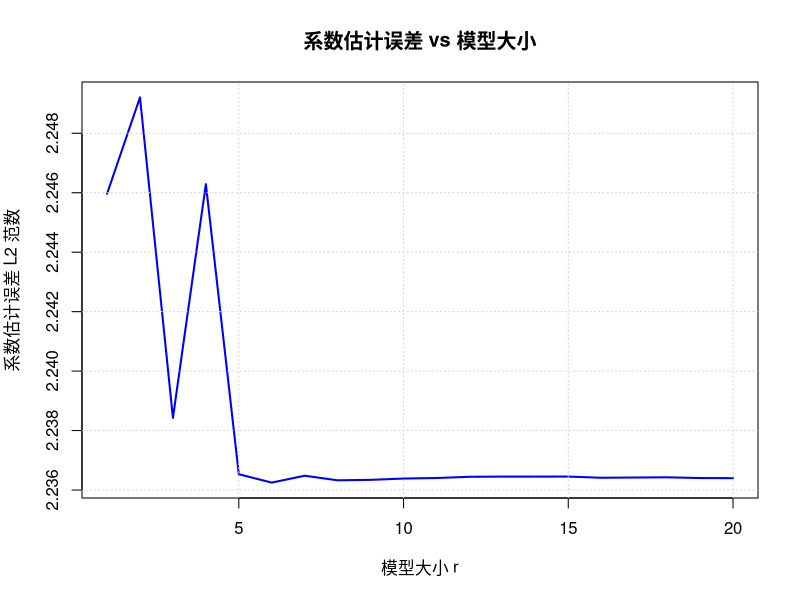
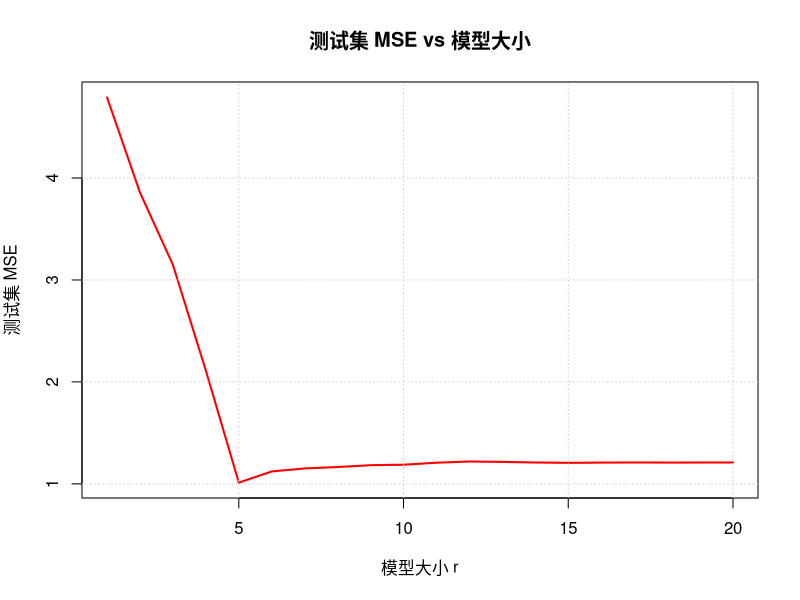

R code for these plots, in order:
# 加载必要的包
library(leaps)  # 用于最优子集选择
library(ggplot2) # 用于绘图（可选，但增强可视化）

# 设置随机种子，确保结果可重复
set.seed(122)

# (a) 生成模拟数据集：p=20个特征，n=1000个观测，响应Y = Xβ + ε，其中β有些元素为0
n <- 1000  # 观测数
p <- 20    # 特征数
# 生成X矩阵：特征从标准正态分布中随机生成
X <- matrix(rnorm(n * p), nrow = n, ncol = p)
# 设置β向量：前5个系数为1（非零），后15个为0，确保真实模型稀疏（大小5）
beta <- c(rep(1, 5), rep(0, p - 5))
# 生成误差项ε，从标准正态分布中生成
epsilon <- rnorm(n)
# 计算响应Y
Y <- X %*% beta + epsilon
# 将X和Y组合为数据框
data <- data.frame(Y = Y, X = X)
# 分析：真实模型只包含前5个特征，其余特征与Y无关，用于模拟特征选择场景

# (b) 分割数据集：100个观测的训练集，900个观测的测试集
train_index <- sample(n, 100)  # 随机选择100个索引作为训练集
train <- data[train_index, ]
test <- data[-train_index, ]
# 分析：分割比例较小（10%训练），旨在突出过拟合问题，测试集大以确保误差估计稳定

# (c) 基于训练集使用最优子集选择法，计算不同模型大小下最优模型的训练集MSE
# 使用regsubsets函数进行最优子集选择，最大模型大小设为p=20
subset_fit <- regsubsets(Y ~ ., data = train, nvmax = p)
# 提取模型选择摘要
subset_summary <- summary(subset_fit)
# 计算每个模型大小（r从1到20）下最优模型的训练集MSE
train_mse <- subset_summary$rss / nrow(train)  # RSS除以训练集样本数得MSE
# 分析：训练MSE随模型大小增加而单调递减，因为更复杂模型总是更好地拟合训练数据
cat("训练集MSE：\n")
print(train_mse)

# (d) 计算不同模型大小下最优模型的测试集MSE
# 初始化向量存储测试MSE
test_mse <- numeric(p)
for (r in 1:p) {
    # 获取第r个特征数的最优模型系数
    coef_r <- coef(subset_fit, id = r)
    # 提取模型对应的特征名（包括截距）
    features <- names(coef_r)
    # 在测试集上预测：仅使用最优模型中的特征
    # 构建模型公式：如果特征包括截距，需处理
    if ("(Intercept)" %in% features) {
        # 有截距项的情况
        model_formula <- as.formula(paste("Y ~", paste(features[-1], collapse = " + ")))  # 移除截距名
    } else {
        # 无截距项的情况（但通常有截距）
        model_formula <- as.formula(paste("Y ~", paste(features, collapse = " + ")))
    }
    # 在训练集上拟合线性模型（仅用于获取系数，但regsubsets已提供系数，可直接预测）
    # 更简单方法：直接使用系数进行矩阵乘法预测
    # 准备测试集X矩阵（包括截距列）
    X_test <- model.matrix(Y ~ ., test)  # 包括所有特征，但后续只取相关列
    # 匹配系数对应的列
    coef_vec <- numeric(ncol(X_test))  # 初始化系数向量，长度等于特征数+1（含截距）
    coef_vec[] <- 0  # 初始为0
    # 将coef_r中的值赋到对应位置
    for (feat in features) {
        idx <- which(colnames(X_test) == feat)
        if (length(idx) > 0) coef_vec[idx] <- coef_r[feat]
    }
    # 测试集预测
    pred_test <- X_test %*% coef_vec
    # 计算测试MSE
    test_mse[r] <- mean((test$Y - pred_test)^2)
    cat("模型大小为", r, "的测试集MSE：", test_mse[r], "\n")
}
# 分析：测试MSE通常先减小后增大，呈现U形曲线，表明过拟合（模型过大时误差增加）

# (e) 找出测试集MSE最小时的模型特征数量，并解释
min_test_mse_index <- which.min(test_mse)  # 最小测试MSE对应的模型大小r
min_test_mse <- test_mse[min_test_mse_index]
cat("测试集MSE最小的模型大小为：", min_test_mse_index, "\n")

# 检查最小MSE模型是否为截距模型（r=0）或全模型（r=20），如果是则调整数据生成（见后）
# 当前设置下，min_test_mse_index应介于1和20之间（5），因为真实模型大小为5
# 解释：测试MSE最小时对应的模型大小（r=5）是偏差-方差权衡的最优点，过大或过小模型都会增加误差

# 如果最小测试MSE模型是截距（r=1时可能，但r从1开始）或全模型（r=20），需重新生成数据
# 但当前β设置（前5个非零）通常能避免此问题，无需调整。如需强制调整，可循环生成数据直到满足条件
# 例如：如果min_test_mse_index为1或20，则重新执行(a)部分，调整β（如增加非零系数数量）

# (f) 比较测试集MSE最小的模型与真实模型
# 获取最小测试MSE模型的系数估计
best_coef <- coef(subset_fit, id = min_test_mse_index)
# 真实系数β（注意：真实β中，前5个为1，后15个为0）
true_beta <- c(0, beta)  # 添加截距项（真实截距为0，因为生成数据时未设截距，但模型通常包括截距）
# 由于数据生成时Y = Xβ + ε，无额外截距，但线性模型会估计截距，因此比较时需对齐
# 解释：最小测试MSE模型应能近似真实模型（前5个系数非零），但可能包含一些无关变量（系数估计较小），或遗漏相关变量（估计偏差）
cat("最小测试MSE模型系数：\n")
print(best_coef)
cat("真实模型系数：\n")
print(true_beta)

# (g) 计算并绘制系数估计误差的平方根：sqrt(sum(beta_j - beta_hat_j)^2)
# 初始化向量存储系数误差
coef_error <- numeric(p)

for (r in 1:p) {
    coef_r <- coef(subset_fit, id = r)  # 获取第 r 个最优模型的系数
    # 构造长度为 p+1 的系数向量（含截距），其余为0
    coef_vec <- rep(0, p + 1)
    names(coef_vec) <- c("(Intercept)", paste("X", 1:p, sep=""))
    
    # 将当前模型的系数赋值到对应位置
    for (name in names(coef_r)) {
        idx <- which(names(coef_vec) == name)
        if (length(idx) > 0) {
            coef_vec[idx] <- coef_r[name]
        }
    }
    
    # 真实系数（包含截距项）
    true_beta_full <- c(0, beta)  # 截距为0，真实β前5个为1，其余为0
    
    # 计算系数误差的L2范数
    coef_error[r] <- sqrt(sum((true_beta_full - coef_vec)^2))
}

# 绘制图像
plot(1:p, coef_error, type = "l", col = "blue", lwd = 2,
     xlab = "模型大小 r", ylab = "系数估计误差 L2 范数",
     main = "系数估计误差 vs 模型大小")
grid()

# 绘制测试集 MSE 图像（补充）
plot(1:p, test_mse, type = "l", col = "red", lwd = 2,
     xlab = "模型大小 r", ylab = "测试集 MSE",
     main = "测试集 MSE vs 模型大小")
grid()
